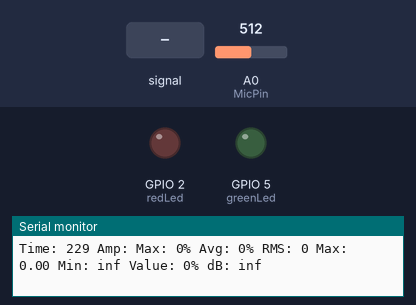
Bench run of a sketch on a simulated ESP8266 (NodeMCU). On the bench: output pins drawn as LEDs (lit = HIGH), the last lines printed to the serial monitor. Inputs (shaded band) come from the test bench; at power-on: A0 (MicPin) = 512. WiFi joins after 1.5 s; servers stay silent unless stated.

Above: at 5.7 s.
5.8 s: A0 (MicPin) set to 623
8.8 s: A0 (MicPin) set to 652
At 9.8 s:
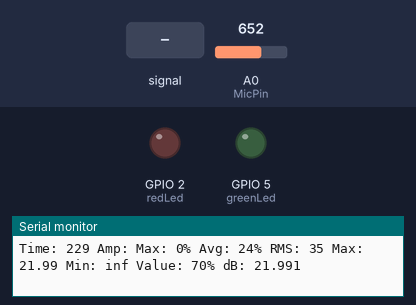
11.8 s: A0 (MicPin) fed a 2 Hz sine of ±306 counts around its level
At 15.3 s:
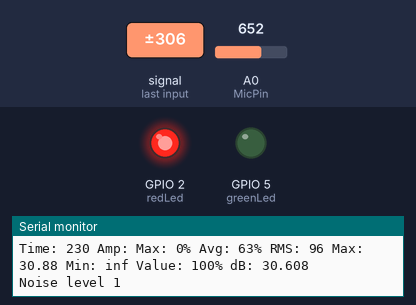
At 17.8 s:
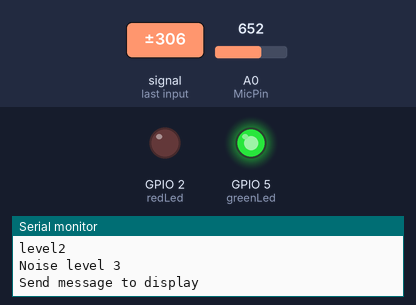
Timing chart, 0 to 19.3 s (numbered marks = the images above; inputs shaded):
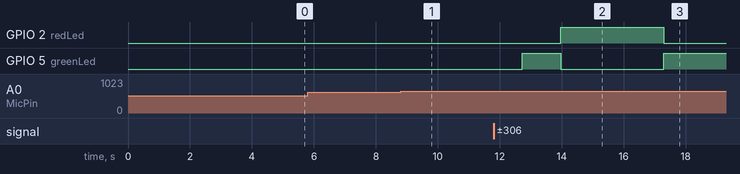

Measured:
- after the input at 8.8 s, GPIO 2 (redLed): stays LOW (without the input it goes to HIGH after 2.6 s)
- after the input at 11.8 s, GPIO 2 (redLed): LOW → HIGH after 2.2 s, → LOW 3.3 s later; GPIO 5 (greenLed): LOW → HIGH after 0.93 s instead of 0.46 s

The sketch:

noise_meter.ino
```cpp
#include <ESP8266WiFi.h>
#include "Adafruit_MQTT.h"
#include "Adafruit_MQTT_Client.h"
#include <Servo.h>
#include <WiFiManager.h>
#include <EEPROM.h>
#include <WiFiUDP.h>
IPAddress ipBroadCast(255, 255, 255, 255);
unsigned int udpRemotePort = 2392;      // local port to listen on
unsigned int UDPPortLocal = 4210;      // local port to listen on
const int UDP_PACKET_SIZE = 48;
char udpBuffer[ UDP_PACKET_SIZE];
int a =0;
WiFiUDP Udp;
//char packetBuffer[255]; //buffer to hold incoming packet
//char  replyBuffer[] = "acknowledged";       // a string to send back

// pins
#define MicPin A0 // used with analogRead mode only

// consts
#define AmpMax (1024 / 2)
#define MicSamples (1024*2) // Three of these time-weightings have been internationally standardised, 'S' (1 s) originally called Slow, 'F' (125 ms) originally called Fast and 'I' (35 ms) originally called Impulse.

// modes
//#define Use3.3 // use 3.3 voltage. the 5v voltage from usb is not regulated. this is much more stable.

#define VolumeGainFactorBits 0
double maxm = 0.0;
double minm = 100.00;
int soundLevel = 0;
int sensor = A0;
const int sampleWindow = 50; // Sample window width in mS (50 mS = 20Hz)
unsigned long currentMillis = 0;
unsigned long currentMillis1 = 0;
bool noiseLevel_1 = false;
bool noiseLevel_2 = false;
bool sendAlert = false;
bool measure = true;
int count = 0;
Servo myservo;
int threshold = 70;
int pos;
int sound;
float dB;

int greenLed = 5;
int redLed = 2;

#define WLAN_SSID       "DT_LAB"
#define WLAN_PASS       "fthu@050318"


#define AIO_SERVER      "io.adafruit.com"
#define AIO_SERVERPORT  1883                   // use 8883 for SSL
#define AIO_USERNAME    "yourUsername"
#define AIO_KEY         "yourAdafruit-IOkey"

WiFiClient client;

Adafruit_MQTT_Client mqtt(&client, AIO_SERVER, AIO_SERVERPORT, AIO_USERNAME, AIO_KEY);

Adafruit_MQTT_Publish classroom = Adafruit_MQTT_Publish(&mqtt, AIO_USERNAME "/feeds/classroom");

Adafruit_MQTT_Subscribe threshold_6A = Adafruit_MQTT_Subscribe(&mqtt, AIO_USERNAME "/feeds/threshold_6A");

void MQTT_connect();

void setup() {
  Serial.begin(115200);
  delay(10);
  pinMode(greenLed , OUTPUT);
  pinMode(redLed , OUTPUT);
  digitalWrite(redLed, LOW);
  Serial.println(F("Adafruit MQTT demo"));

  // Connect to WiFi access point.
  Serial.println(); Serial.println();
 /* Serial.print("Connecting to ");
  Serial.println(WLAN_SSID);

  WiFi.begin(WLAN_SSID, WLAN_PASS);
  while (WiFi.status() != WL_CONNECTED) {
    delay(500);
    Serial.print(".");
  }*/
  WiFiManager wifiManager;
    // wifiManager.resetSettings();
    wifiManager.autoConnect("Classroom 6A");
    Serial.println("connected to");
    Serial.println( WiFi.SSID().c_str());
    Serial.println(WiFi.psk().c_str());
    wifiManager.setConfigPortalTimeout(180);

  Serial.println();

  Serial.println(F("WiFi connected"));
  Serial.println(F("IP address: "));
  Serial.println(WiFi.localIP());
  Serial.println();

  Serial.println("WiFi connected");
  Serial.println("IP address: "); Serial.println(WiFi.localIP());
  Udp.begin(UDPPortLocal);
   mqtt.subscribe(&threshold_6A);
   //myservo.attach(0);  // attaches the servo on GIO2 to the servo object
   //myservo.write(0);

}


void loop()
{
   Adafruit_MQTT_Subscribe *subscription;
   if(! mqtt.ping(3)) {
      // reconnect to adafruit io
      if(! mqtt.connected())
        mqtt.connect();
    }
   while (subscription = mqtt.readSubscription(1000)) {
       // we only care about the lamp events
       if (subscription == &threshold_6A) {

          // convert mqtt ascii payload to int
          char *value = (char *)threshold_6A.lastread;
          Serial.print(F("Received: "));
          Serial.println(value);

          // Apply message to lamp
          String message = String(value);
          threshold = message.toInt();
          //message.trim();
          //if (message == "ON") {digitalWrite(lamp_pin, HIGH);}
          //if (message == "OFF") {digitalWrite(lamp_pin, LOW);}
       }
    }
 // MQTT_connect();
  // what do we want to do?
  //MeasureAnalog();
  //if(measuredB == true){
  if(measure == true){
     soundLevel = MeasureVolume();
     a++;
  }

  if ((millis() - currentMillis) > 60000){
     Serial.print(F("\nSending classroom val "));

     if(! classroom.publish(soundLevel))
       {
         Serial.println(F("Failed"));
       }
     else
       {
         Serial.println(F("OK!"));
       }
    currentMillis = millis();
  }
  //delay(2000);
  /*
  Adafruit_MQTT_Subscribe *subscription;
  while ((subscription = mqtt.readSubscription(5000)))
    {
      if (subscription == &threshold_6A)
      {
        Serial.print(F("Got: "));
        Serial.println((char *)threshold_6A.lastread);
        String recvdThreshold = (char *)threshold_6A.lastread;
        threshold = recvdThreshold.toInt();
      }
    }
*/
  if(soundLevel > threshold)
    {
      Serial.println("Noise level 1");
      noiseLevel_1 = true;
      //myservo.write(180);              // tell servo to go to position in variable 'pos'
      //delay(15);                       // waits 15ms for the servo to reach the position
      currentMillis1 = millis();
    }
  else
    {
      //myservo.write(0);              // tell servo to go to position in variable 'pos'
      //delay(15);                       // waits 15ms for the servo to reach the position
    }
 while(noiseLevel_1 == true && (millis() - currentMillis1) < 10000){
        if(! mqtt.ping(3)) {
      // reconnect to adafruit io
      if(! mqtt.connected())
        mqtt.connect();
    }
      soundLevel = MeasureVolume();
      Serial.println("level1");
      if(soundLevel > threshold){
        count++;

      }
      if(count >= 5){
       Serial.println("Noise level 2");
       noiseLevel_2 = true;
       noiseLevel_1 = false;
       count = 0;
       currentMillis1 = millis();
      }

  }
 while(noiseLevel_2 == true && (millis()-currentMillis1) < 10000){
         if(! mqtt.ping(3)) {
      // reconnect to adafruit io
      if(! mqtt.connected())
        mqtt.connect();
    }
      soundLevel = MeasureVolume();
      Serial.println("level2");
      if(soundLevel > threshold){
        count++;

      }
      if(count >= 4){
        Serial.println("Noise level 3");
       noiseLevel_2 = false;
       noiseLevel_1 = false;
       sendAlert = true;
       count = 0;
      }
 }
 if(sendAlert == true){
  Serial.println("Send message to display");
  String value = "1";
  value.toCharArray(udpBuffer,UDP_PACKET_SIZE);
  //Serial.println(udpBuffer);
  Udp.beginPacket(ipBroadCast, udpRemotePort);
  Udp.write(udpBuffer, sizeof(udpBuffer));
  Udp.endPacket();
  noiseLevel_2 = false;
  noiseLevel_1 = false;
  sendAlert = false;
  count = 0;
  digitalWrite(redLed, LOW);
  digitalWrite(greenLed, HIGH);
 }
 else{
  if(a==8){
    String value1 = "0";
    value1.toCharArray(udpBuffer,UDP_PACKET_SIZE);
    //Serial.println(udpBuffer);
    Udp.beginPacket(ipBroadCast, udpRemotePort);
    Udp.write(udpBuffer, sizeof(udpBuffer));
    Udp.endPacket();
    a =0;
    Serial.println("Messege Sent");
    digitalWrite(redLed, HIGH);
  digitalWrite(greenLed, LOW);
  }
 }
}


void MQTT_connect() {
  int8_t ret;

  // Stop if already connected.
  if (mqtt.connected())
  {
    return;
  }

  Serial.print("Connecting to MQTT... ");

  uint8_t retries = 3;
  while ((ret = mqtt.connect()) != 0) { // connect will return 0 for connected
       Serial.println(mqtt.connectErrorString(ret));
       Serial.println("Retrying MQTT connection in 5 seconds...");
       mqtt.disconnect();
       delay(1000);  // wait 5 seconds
       retries--;
       if (retries == 0) {
         // basically die and wait for WDT to reset me
         while (1);
       }
  }
  Serial.println("MQTT Connected!");
}


// measure basic properties of the input signal
// determine if analog or digital, determine range and average.
void MeasureAnalog()
{
  long signalAvg = 0, signalMax = 0, signalMin = 1024, t0 = millis();
  for (int i = 0; i < MicSamples; i++)
  {

    int k = analogRead(MicPin);

    //signalMin = min(signalMin, k);
    //signalMax = max(signalMax, k);
    signalAvg += k;
  }
  signalAvg /= MicSamples;
  //sei();

  // print
  Serial.print("Time: " + String(millis() - t0));
  Serial.print(" Min: " + String(signalMin));
  Serial.print(" Max: " + String(signalMax));
  Serial.print(" Avg: " + String(signalAvg));
  Serial.print(" Span: " + String(signalMax - signalMin));
  Serial.print(", " + String(signalMax - signalAvg));
  Serial.print(", " + String(signalAvg - signalMin));
  Serial.println("");

  //lcd.clear();  //Clears the LCD screen and positions the cursor in the upper-left corner.
  //lcd.setCursor(6, 0);                    // set the cursor to column 0, line 0
  //sprintf(lcdLineBuf, "%3d%% %3ddB", (int)soundVolRMS, (int)dB);
  //lcd.print(lcdLineBuf);
}

// calculate volume level of the signal and print to serial and LCD
int MeasureVolume()
{
  long soundVolAvg = 0, soundVolMax = 0, soundVolRMS = 0, t0 = millis();
  //cli();  // UDRE interrupt slows this way down on arduino1.0
  for (int i = 0; i < MicSamples; i++)
  {
//#ifdef ADCFlow
  //  while (!(ADCSRA & /*0x10*/_BV(ADIF))); // wait for adc to be ready (ADIF)
   // sbi(ADCSRA, ADIF); // restart adc
   // byte m = ADCL; // fetch adc data
   // byte j = ADCH;
   // int k = ((int)j << 8) | m; // form into an int
//#else
    int k = analogRead(MicPin);
//#endif
    int amp = abs(k - AmpMax);
    amp <<= VolumeGainFactorBits;
    //soundVolMax = max(soundVolMax, amp);
    if(soundVolMax > amp){
      soundVolMax = amp;
    }
    soundVolAvg += amp;
    soundVolRMS += ((long)amp*amp);
  }
  soundVolAvg /= MicSamples;
  soundVolRMS /= MicSamples;
  float soundVolRMSflt = sqrt(soundVolRMS);
  //sei();

  float dB = 20.0*log10(soundVolRMSflt/AmpMax);
  double db = dB + 94 - 44 - 16;
  if(db > maxm){
    maxm = db;
  }
  if(db<minm){
    minm=db;
  }
  // convert from 0 to 100
  soundVolAvg = 100 * soundVolAvg / AmpMax;
  soundVolMax = 100 * soundVolMax / AmpMax;
  soundVolRMSflt = 100 * soundVolRMSflt / AmpMax;
  soundVolRMS = 10 * soundVolRMSflt / 7; // RMS to estimate peak (RMS is 0.7 of the peak in sin)
  int soundValues = abs(db);
  soundValues = map(soundValues, 0,36,0,120);

  // print
  Serial.print("Time: " + String(millis() - t0));
  Serial.print(" Amp: Max: " + String(soundVolMax));
  Serial.print("% Avg: " + String(soundVolAvg));
  Serial.print("% RMS: " + String(soundVolRMS));
  Serial.print(" Max: " + String(maxm));
  Serial.print(" Min: " + String(minm));
  Serial.print(" Value: " + String(soundValues));
  Serial.println("% dB: " + String(db,3));
  return soundValues;

}
```
